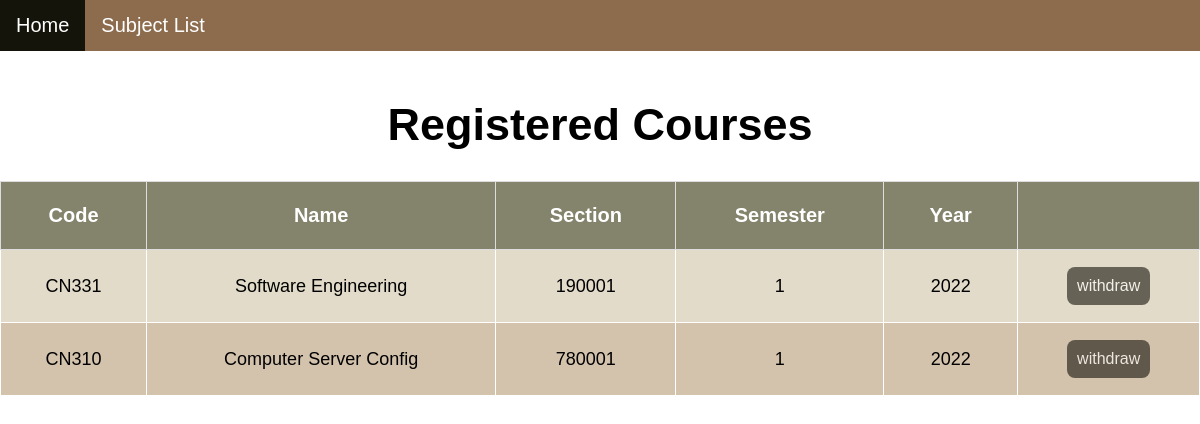
Before: /booking/checksubreg/ (signed in) with the older database file.
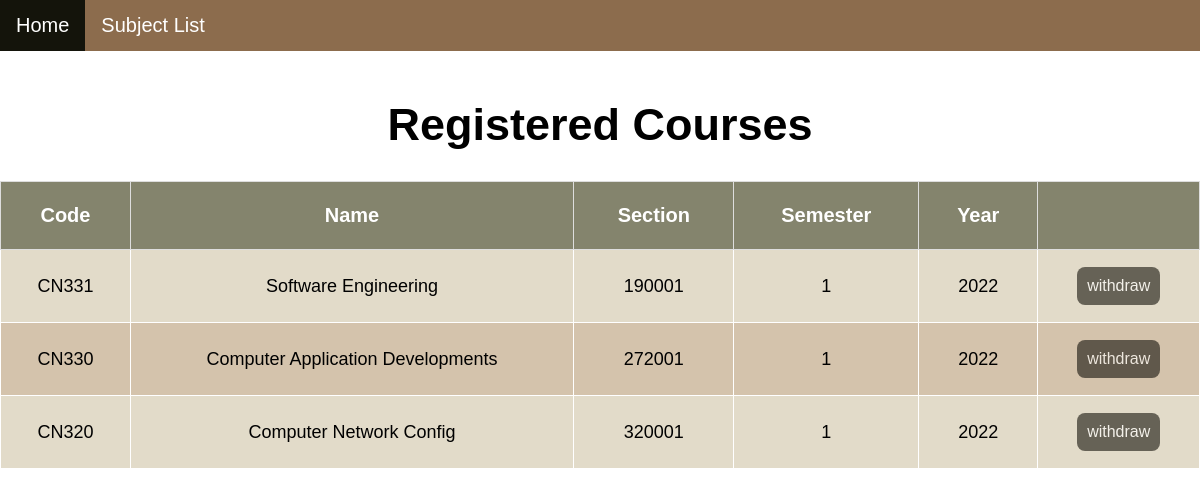
After: the same page with the newer database file.
### booking/models.py (models this page shows, shortened)
class Booking(models.Model):
    user = models.ForeignKey(User, on_delete=models.CASCADE, default="")
    course_number = models.ForeignKey(Subject, on_delete=models.CASCADE, default="")

class Subject(models.Model):
    class_number = models.CharField(max_length=5, default="")
    subject_name = models.CharField(max_length=64, default="")
    section = models.CharField(max_length=10, default="")
    semester = models.CharField(max_length=10, default="")
    year = models.CharField(max_length=10, default="")
    capacity = models.IntegerField(default=0)
    seats = models.ManyToManyField(User , blank=True, related_name= "subjects")

### booking/views.py (the view)
# urls.py: path('checksubreg/', views.checksubreg, name= 'checksubreg'),
def checksubreg(request):
    user = User.objects.get(pk=request.user.id)
    enrolled_subjects = Booking.objects.filter(user=user)
    return render(request,'booking/booking.html', {
        'subjects': enrolled_subjects,
    })

### booking/templates/booking/booking.html (shortened to what this page needs)
{% extends 'booking/layout.html' %}
{% block body %}
<!DOCTYPE html>
<html>
<head>
</head>
<body>
    <div class="topnav">
        <a class="active" href="{% url 'index' %}">Home</a>
        <a href="{% url 'booking:index' %}">Subject List</a>
    </div>
    <br>
    <div class= style="padding-left:16px">
        <center><h1>Registered Courses</h1></center>
        {% if subjects %}
        <table>
            <tr>
                <th>Code</th>
                <th>Name</th>
                <th>Section</th>
                <th>Semester</th>
                <th>Year</th>
                <th></th>
            </tr>
            {% for subject in subjects %}
            <tr>
                <td>{{ subject.course_number.class_number }}</td>
                <td>{{ subject.course_number.subject_name }}</td>
                <td>{{ subject.course_number.section }}</td>
                <td>{{ subject.course_number.semester }}</td>
                <td>{{ subject.course_number.year }}</td>
                <td>
                    <form action="{% url 'booking:withdraw' subject.course_number.id %}" method="post" >
                        <button class="button" type="submit">withdraw</button>
                    </form>
                </td>
            </tr>
            {% empty %}
                <p> No registered courese. </p>
            {% endfor %}
        </table>
    {% endif %}
    </div>
</body>
</html>
{% endblock %}

Changed rows visible on the page:
removed Booking: course_number.class_number "CN310", course_number.subject_name "Computer Server Config", course_number.section "780001", course_number.semester "1", course_number.year "2022"
added Booking: course_number.class_number "CN330", course_number.subject_name "Computer Application Developments", course_number.section "272001", course_number.semester "1", course_number.year "2022"
added Booking: course_number.class_number "CN320", course_number.subject_name "Computer Network Config", course_number.section "320001", course_number.semester "1", course_number.year "2022"
